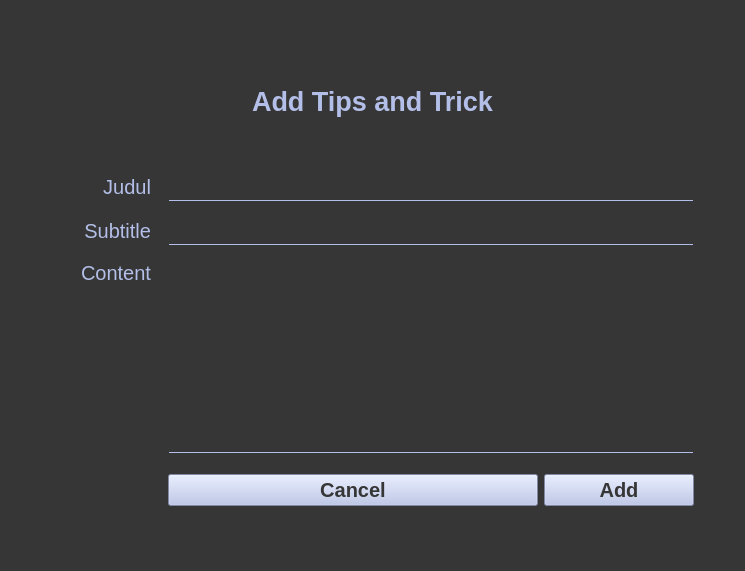
<?xml version="1.0" encoding="UTF-8"?>
<ui version="4.0">
 <class>Form</class>
 <widget class="QWidget" name="Form">
  <property name="geometry">
   <rect>
    <x>0</x>
    <y>0</y>
    <width>745</width>
    <height>571</height>
   </rect>
  </property>
  <property name="windowTitle">
   <string>Form</string>
  </property>
  <property name="styleSheet">
   <string notr="true">background-color: rgb(54, 54, 54);</string>
  </property>
  <layout class="QGridLayout" name="gridLayout">
   <item row="3" column="0">
    <spacer name="horizontalSpacer">
     <property name="orientation">
      <enum>Qt::Horizontal</enum>
     </property>
     <property name="sizeType">
      <enum>QSizePolicy::Fixed</enum>
     </property>
     <property name="sizeHint" stdset="0">
      <size>
       <width>40</width>
       <height>20</height>
      </size>
     </property>
    </spacer>
   </item>
   <item row="3" column="4">
    <spacer name="horizontalSpacer_6">
     <property name="orientation">
      <enum>Qt::Horizontal</enum>
     </property>
     <property name="sizeType">
      <enum>QSizePolicy::Fixed</enum>
     </property>
     <property name="sizeHint" stdset="0">
      <size>
       <width>150</width>
       <height>20</height>
      </size>
     </property>
    </spacer>
   </item>
   <item row="11" column="1">
    <widget class="QLabel" name="lbl_subtitle">
     <property name="sizePolicy">
      <sizepolicy hsizetype="Minimum" vsizetype="Maximum">
       <horstretch>0</horstretch>
       <verstretch>0</verstretch>
      </sizepolicy>
     </property>
     <property name="styleSheet">
      <string notr="true">font-size: 15pt; color: rgb(179, 191, 232); font-weight: DemiBold;</string>
     </property>
     <property name="text">
      <string>&lt;html&gt;&lt;head/&gt;&lt;body&gt;&lt;p align=&quot;right&quot;&gt;Subtitle&lt;/p&gt;&lt;/body&gt;&lt;/html&gt;</string>
     </property>
     <property name="scaledContents">
      <bool>true</bool>
     </property>
    </widget>
   </item>
   <item row="13" column="1">
    <widget class="QLabel" name="lbl_content">
     <property name="sizePolicy">
      <sizepolicy hsizetype="Minimum" vsizetype="Minimum">
       <horstretch>0</horstretch>
       <verstretch>0</verstretch>
      </sizepolicy>
     </property>
     <property name="styleSheet">
      <string notr="true">font-size: 15pt; color: rgb(179, 191, 232); font-weight: DemiBold;</string>
     </property>
     <property name="text">
      <string>&lt;html&gt;&lt;head/&gt;&lt;body&gt;&lt;p align=&quot;right&quot;&gt;Content&lt;/p&gt;&lt;/body&gt;&lt;/html&gt;</string>
     </property>
     <property name="scaledContents">
      <bool>true</bool>
     </property>
     <property name="alignment">
      <set>Qt::AlignLeading|Qt::AlignLeft|Qt::AlignTop</set>
     </property>
    </widget>
   </item>
   <item row="3" column="2">
    <spacer name="horizontalSpacer_4">
     <property name="orientation">
      <enum>Qt::Horizontal</enum>
     </property>
     <property name="sizeType">
      <enum>QSizePolicy::Fixed</enum>
     </property>
     <property name="sizeHint" stdset="0">
      <size>
       <width>5</width>
       <height>20</height>
      </size>
     </property>
    </spacer>
   </item>
   <item row="5" column="6">
    <spacer name="verticalSpacer_3">
     <property name="orientation">
      <enum>Qt::Vertical</enum>
     </property>
     <property name="sizeType">
      <enum>QSizePolicy::Fixed</enum>
     </property>
     <property name="sizeHint" stdset="0">
      <size>
       <width>20</width>
       <height>20</height>
      </size>
     </property>
    </spacer>
   </item>
   <item row="9" column="1">
    <widget class="QLabel" name="lbl_title_2">
     <property name="sizePolicy">
      <sizepolicy hsizetype="Minimum" vsizetype="Maximum">
       <horstretch>0</horstretch>
       <verstretch>0</verstretch>
      </sizepolicy>
     </property>
     <property name="styleSheet">
      <string notr="true">font-size: 15pt; color: rgb(179, 191, 232); font-weight: DemiBold;</string>
     </property>
     <property name="text">
      <string>&lt;html&gt;&lt;head/&gt;&lt;body&gt;&lt;p align=&quot;right&quot;&gt;Judul&lt;/p&gt;&lt;/body&gt;&lt;/html&gt;</string>
     </property>
     <property name="scaledContents">
      <bool>true</bool>
     </property>
    </widget>
   </item>
   <item row="15" column="3">
    <widget class="QPushButton" name="btn_cancel">
     <property name="sizePolicy">
      <sizepolicy hsizetype="Ignored" vsizetype="Fixed">
       <horstretch>0</horstretch>
       <verstretch>0</verstretch>
      </sizepolicy>
     </property>
     <property name="cursor">
      <cursorShape>PointingHandCursor</cursorShape>
     </property>
     <property name="styleSheet">
      <string notr="true">font-size: 15pt; background-color: rgb(179, 191, 232); font-weight: Bold;
color: rgb(54, 54, 54);
</string>
     </property>
     <property name="text">
      <string>Cancel</string>
     </property>
    </widget>
   </item>
   <item row="13" column="3" colspan="2">
    <widget class="QPlainTextEdit" name="inp_content">
     <property name="styleSheet">
      <string notr="true">font-size: 12pt; color: rgb(179, 191, 232); font-weight: DemiBold;
border-width: 1px; border-style: solid; border-color: rgb(54, 54, 54) rgb(54, 54, 54) rgb(179, 191, 232) rgb(54, 54, 54);
color: white;
font-size: 15pt;</string>
     </property>
    </widget>
   </item>
   <item row="14" column="6">
    <spacer name="verticalSpacer_7">
     <property name="orientation">
      <enum>Qt::Vertical</enum>
     </property>
     <property name="sizeType">
      <enum>QSizePolicy::Fixed</enum>
     </property>
     <property name="sizeHint" stdset="0">
      <size>
       <width>20</width>
       <height>15</height>
      </size>
     </property>
    </spacer>
   </item>
   <item row="3" column="6">
    <spacer name="horizontalSpacer_2">
     <property name="orientation">
      <enum>Qt::Horizontal</enum>
     </property>
     <property name="sizeType">
      <enum>QSizePolicy::Fixed</enum>
     </property>
     <property name="sizeHint" stdset="0">
      <size>
       <width>40</width>
       <height>20</height>
      </size>
     </property>
    </spacer>
   </item>
   <item row="9" column="3" colspan="2">
    <widget class="QLineEdit" name="inp_title">
     <property name="styleSheet">
      <string notr="true">border-width: 1px; border-style: solid; border-color: rgb(54, 54, 54) rgb(54, 54, 54) rgb(179, 191, 232) rgb(54, 54, 54);
color: white;
font-size: 15pt;
</string>
     </property>
     <property name="placeholderText">
      <string/>
     </property>
    </widget>
   </item>
   <item row="4" column="1" colspan="4">
    <widget class="QLabel" name="lbl_title">
     <property name="styleSheet">
      <string notr="true">font-size: 20pt; color: rgb(179, 191, 232); font-weight: Bold;</string>
     </property>
     <property name="text">
      <string>&lt;html&gt;&lt;head/&gt;&lt;body&gt;&lt;p align=&quot;center&quot;&gt;Add Tips and Trick&lt;/p&gt;&lt;/body&gt;&lt;/html&gt;</string>
     </property>
    </widget>
   </item>
   <item row="0" column="6">
    <spacer name="verticalSpacer_2">
     <property name="orientation">
      <enum>Qt::Vertical</enum>
     </property>
     <property name="sizeHint" stdset="0">
      <size>
       <width>20</width>
       <height>40</height>
      </size>
     </property>
    </spacer>
   </item>
   <item row="3" column="1">
    <spacer name="horizontalSpacer_3">
     <property name="orientation">
      <enum>Qt::Horizontal</enum>
     </property>
     <property name="sizeType">
      <enum>QSizePolicy::Fixed</enum>
     </property>
     <property name="sizeHint" stdset="0">
      <size>
       <width>100</width>
       <height>20</height>
      </size>
     </property>
    </spacer>
   </item>
   <item row="10" column="6">
    <spacer name="verticalSpacer_4">
     <property name="orientation">
      <enum>Qt::Vertical</enum>
     </property>
     <property name="sizeType">
      <enum>QSizePolicy::Fixed</enum>
     </property>
     <property name="sizeHint" stdset="0">
      <size>
       <width>5</width>
       <height>10</height>
      </size>
     </property>
    </spacer>
   </item>
   <item row="12" column="6">
    <spacer name="verticalSpacer_5">
     <property name="orientation">
      <enum>Qt::Vertical</enum>
     </property>
     <property name="sizeType">
      <enum>QSizePolicy::Fixed</enum>
     </property>
     <property name="sizeHint" stdset="0">
      <size>
       <width>20</width>
       <height>10</height>
      </size>
     </property>
    </spacer>
   </item>
   <item row="11" column="3" colspan="2">
    <widget class="QLineEdit" name="inp_subtitle">
     <property name="styleSheet">
      <string notr="true">border-width: 1px; border-style: solid; border-color: rgb(54, 54, 54) rgb(54, 54, 54) rgb(179, 191, 232) rgb(54, 54, 54);
color: white;
font-size: 15pt;
</string>
     </property>
     <property name="placeholderText">
      <string/>
     </property>
    </widget>
   </item>
   <item row="3" column="3">
    <spacer name="horizontalSpacer_5">
     <property name="orientation">
      <enum>Qt::Horizontal</enum>
     </property>
     <property name="sizeType">
      <enum>QSizePolicy::Expanding</enum>
     </property>
     <property name="sizeHint" stdset="0">
      <size>
       <width>150</width>
       <height>20</height>
      </size>
     </property>
    </spacer>
   </item>
   <item row="17" column="6">
    <spacer name="verticalSpacer">
     <property name="orientation">
      <enum>Qt::Vertical</enum>
     </property>
     <property name="sizeHint" stdset="0">
      <size>
       <width>20</width>
       <height>40</height>
      </size>
     </property>
    </spacer>
   </item>
   <item row="15" column="4">
    <widget class="QPushButton" name="btn_add">
     <property name="sizePolicy">
      <sizepolicy hsizetype="Ignored" vsizetype="Fixed">
       <horstretch>0</horstretch>
       <verstretch>0</verstretch>
      </sizepolicy>
     </property>
     <property name="cursor">
      <cursorShape>PointingHandCursor</cursorShape>
     </property>
     <property name="styleSheet">
      <string notr="true">font-size: 15pt; background-color: rgb(179, 191, 232); font-weight: Bold;
color: rgb(54, 54, 54);
</string>
     </property>
     <property name="text">
      <string>Add</string>
     </property>
    </widget>
   </item>
   <item row="8" column="6">
    <spacer name="verticalSpacer_6">
     <property name="orientation">
      <enum>Qt::Vertical</enum>
     </property>
     <property name="sizeType">
      <enum>QSizePolicy::Fixed</enum>
     </property>
     <property name="sizeHint" stdset="0">
      <size>
       <width>5</width>
       <height>10</height>
      </size>
     </property>
    </spacer>
   </item>
   <item row="7" column="3" colspan="2">
    <widget class="QLabel" name="lbl_feedback">
     <property name="sizePolicy">
      <sizepolicy hsizetype="Preferred" vsizetype="Maximum">
       <horstretch>0</horstretch>
       <verstretch>0</verstretch>
      </sizepolicy>
     </property>
     <property name="styleSheet">
      <string notr="true">font-size: 9pt;</string>
     </property>
     <property name="text">
      <string/>
     </property>
    </widget>
   </item>
  </layout>
 </widget>
 <resources/>
 <connections/>
</ui>
